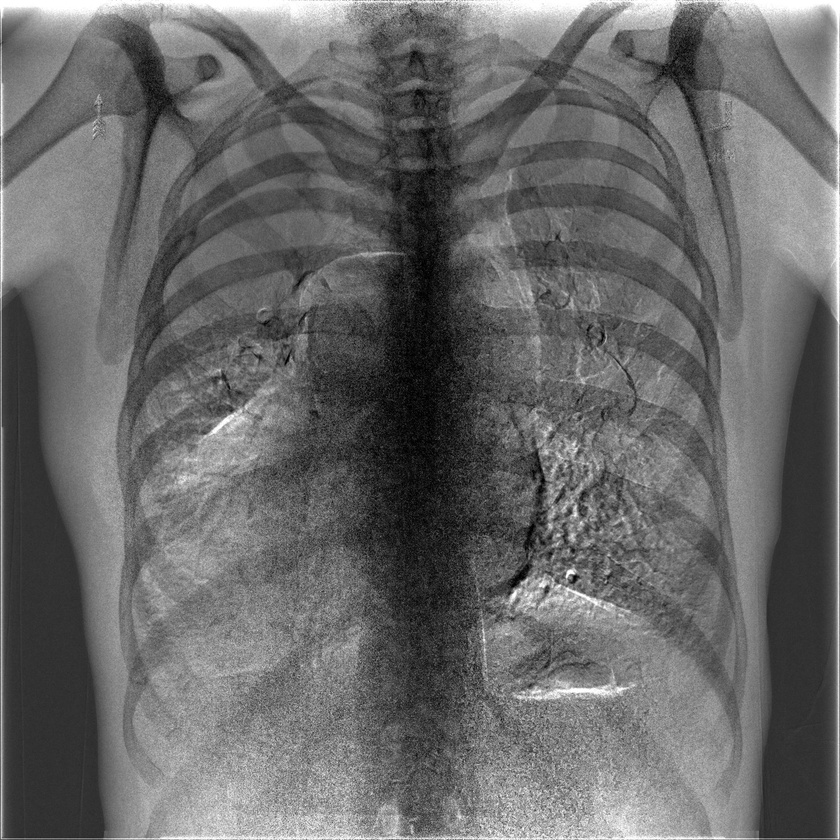
#> input picture data/8.jpg, 840 x 840 px, shrunk from 2022 x 2022 before the run, given in place of 8.png, which was not available
$ python cancelation.py
#> lines starting #> are read from the running program, lines starting #| are printed output that depends on the picture; pictures that were not available may be replaced by others from this repository, and a replacement may not be noted
#> further down, img is the input picture: shape (840, 840); min 0, max 255, mean 104.9
import cv2
import numpy as np
from scipy.interpolate import griddata
import matplotlib.pyplot as plt
from scipy import interpolate


# Function: suppress the intensity of bones given a single bone images

def global_adjustment(img_supp, img_orig):
    diff = img_orig - img_supp

    r = diff.shape[0]; c = diff.shape[1]
    ## four sides
    y = np.array(range(0, r) + [0]*c + range(0, r) + [r-1]*c)
    x = np.array([0]*r + range(0, c) + [c-1]*r + range(0, c))
    points = np.zeros([y.shape[0], 2])  # construct point = [x_vec, y_vec]
    points[:, 0] = x
    points[:, 1] = y

    z = np.array(np.ndarray.tolist(diff[:, 0]) + np.ndarray.tolist(diff[0, :]) + np.ndarray.tolist(diff[:, c-1]) + np.ndarray.tolist(diff[r-1, :]))
    values = np.zeros([z.shape[0], 1])   # construct values = [z_vec]
    values[:, 0] = z

    # [10 lines of commented-out code are left out]


    y_new = np.arange(0, r, 1)
    x_new = np.arange(0, c, 1)
    xx_new, yy_new = np.meshgrid(x_new, y_new)
    zz_new = griddata(points, values, (xx_new, yy_new), method='cubic')

    img_supp_adj = img_supp + zz_new[:, :, 0]
    return img_supp_adj


def cancelation(img):
    img = img.astype(int)

    # compute high frequency HF
    kernel = np.ones((1, 60), np.float32) / 60.0
    LF = cv2.filter2D(img, -1, kernel)
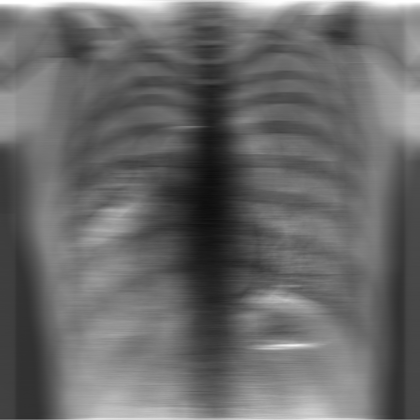
#> LF: shape (840, 840) int32 (shown at 1/2 size); min 12, max 255, mean 104.8
    HF = img - LF
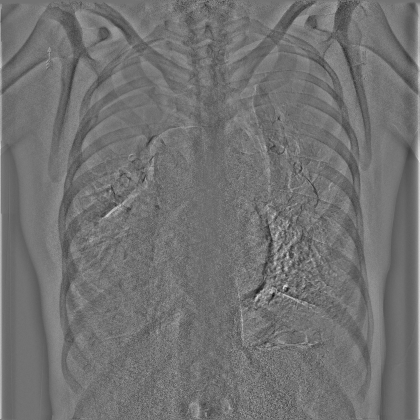
#> HF: shape (840, 840) int64 (shown at 1/2 size); min -142, max 175, mean 0.1; drawn with min black and max white

    # compute regional low frequency
    kernel = np.ones((60, 60), np.float32) / (80*80)
    region_imap = cv2.filter2D(img, -1, kernel)
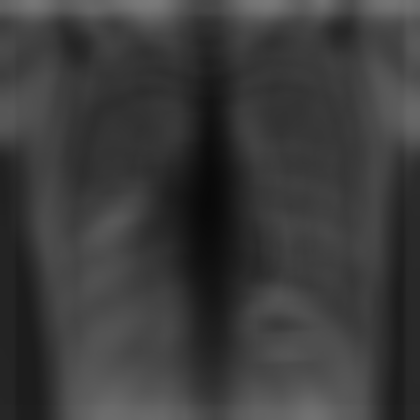
#> region_imap: shape (840, 840) int32 (shown at 1/2 size); min 9, max 122, mean 59

    res = HF + region_imap
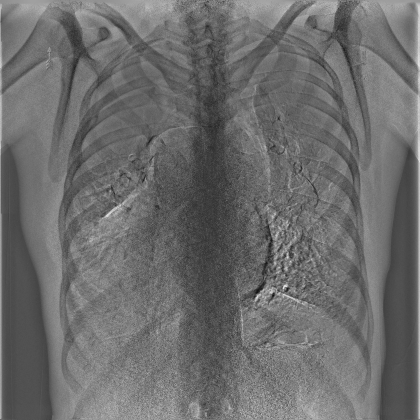
#> res: shape (840, 840) int64 (shown at 1/2 size); min -64, max 225, mean 59; drawn with min black and max white

    # [13 lines of commented-out code are left out]
    res_adj = global_adjustment(res, img)
#> in global_adjustment, `diff = img_orig - img_supp`:
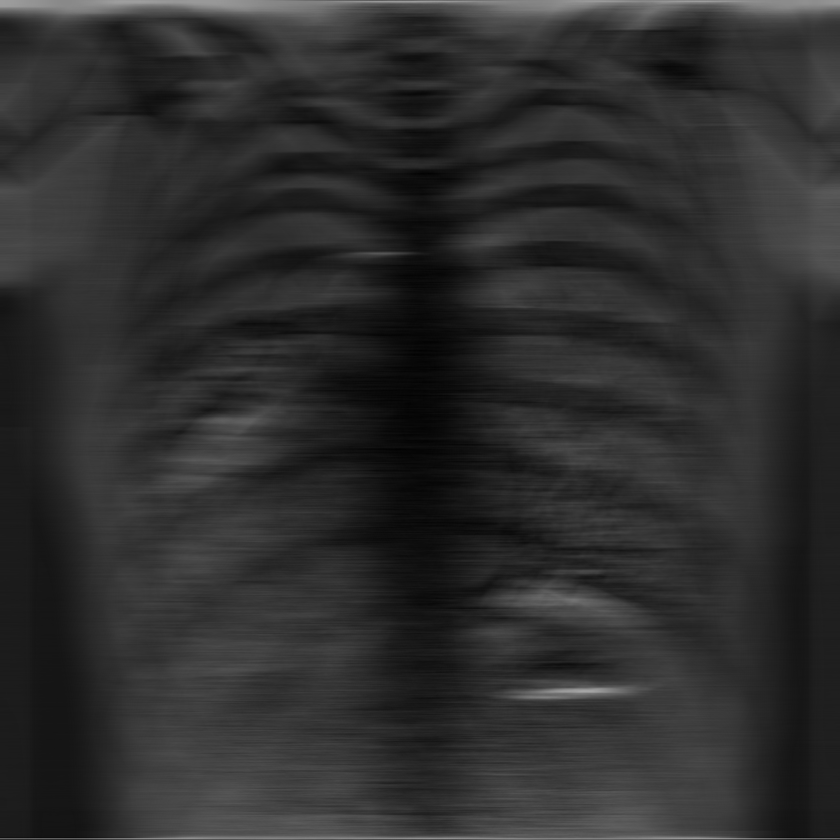
#> diff: shape (840, 840) int64; min 2, max 166, mean 45.9

    return res_adj.astype(np.float32)


if __name__ == "__main__":
    img = cv2.imread('result/8.png', 0)

#> (the run stopped early here; a loop or call above may not have finished)

$ run again, with data/0.jpg copied over data/8.jpg
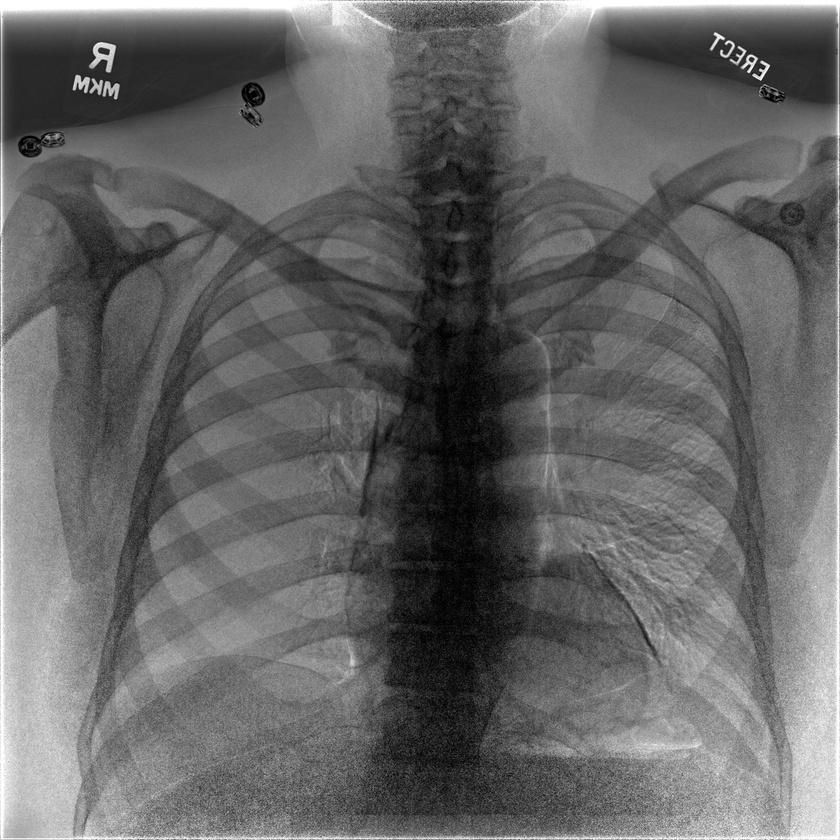
#> input picture data/0.jpg, 840 x 840 px, shrunk from 2022 x 2022 before the run, given in place of 8.png, which was not available
#> img is the input picture: shape (840, 840); min 0, max 255, mean 101.8
#> in cancelation, `HF = img - LF`:
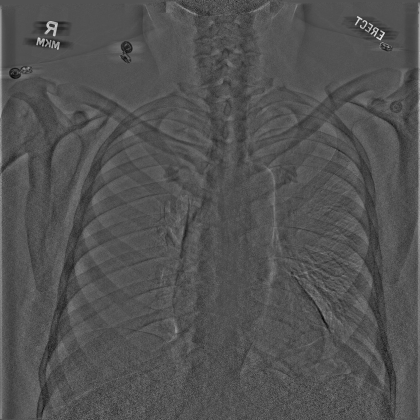
#> HF: shape (840, 840) int64 (shown at 1/2 size); min -94, max 196, mean 0; drawn with min black and max white
#> in global_adjustment, `diff = img_orig - img_supp`:
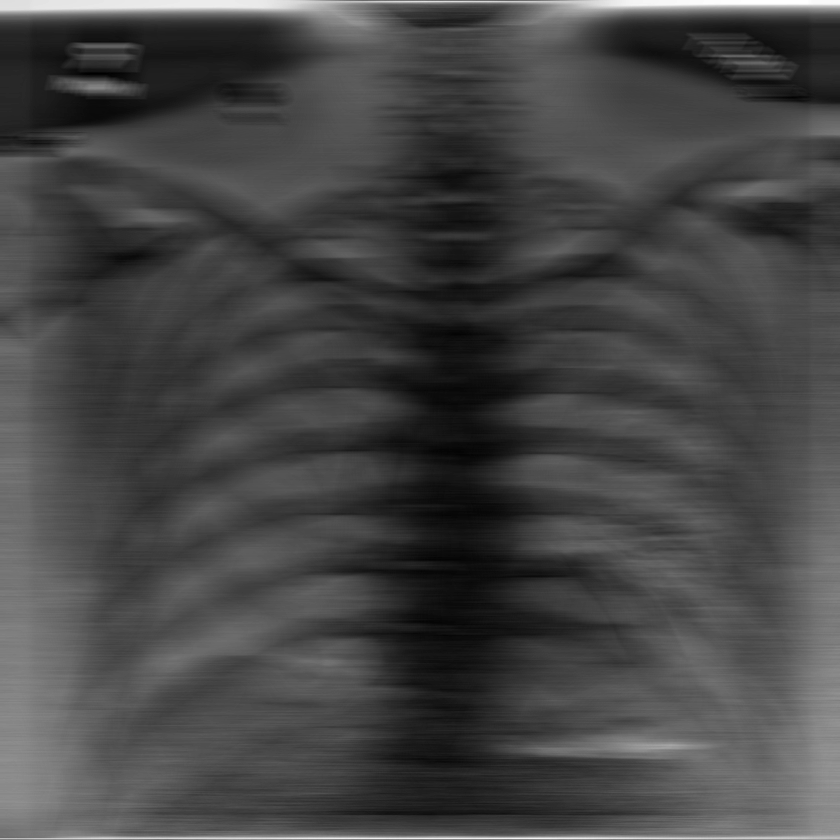
#> diff: shape (840, 840) int64; min -4, max 174, mean 44.5; drawn with min black and max white

$ run again, with data/1.jpg copied over data/8.jpg
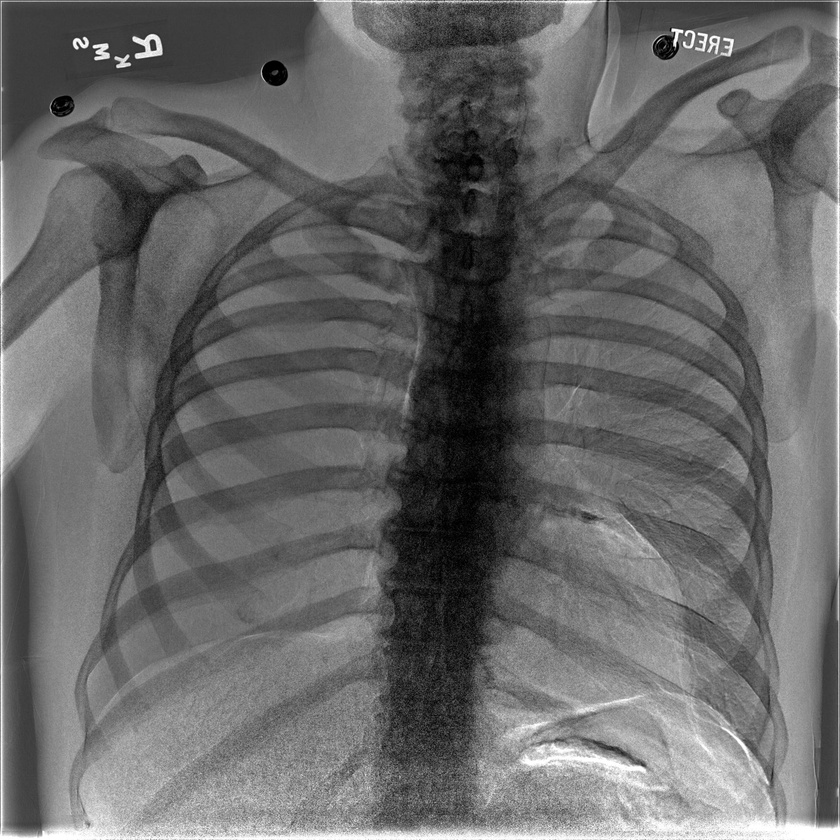
#> input picture data/1.jpg, 840 x 840 px, shrunk from 2022 x 2022 before the run, given in place of 8.png, which was not available
#> img is the input picture: shape (840, 840); min 0, max 255, mean 104.3
#> in cancelation, `res = HF + region_imap`:
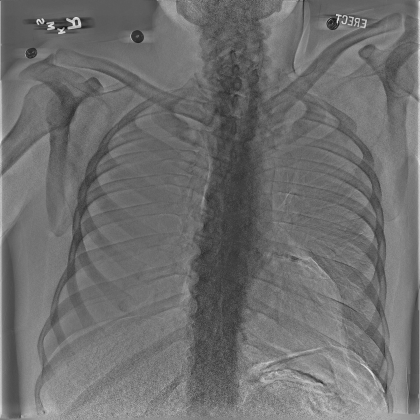
#> res: shape (840, 840) int64 (shown at 1/2 size); min -73, max 229, mean 58.6; drawn with min black and max white
#> in global_adjustment, `diff = img_orig - img_supp`:
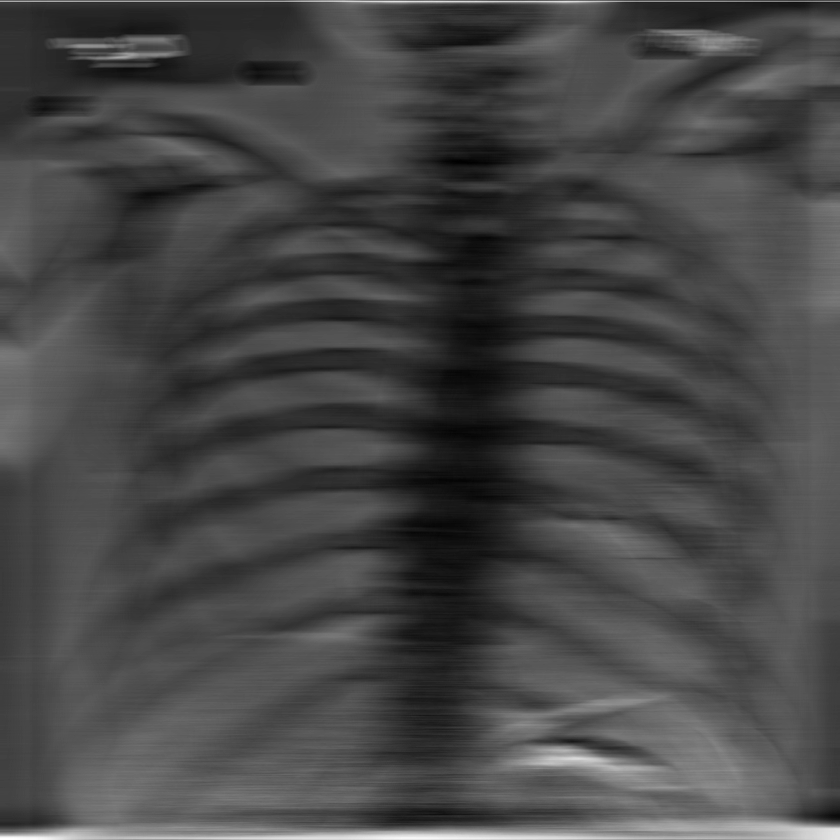
#> diff: shape (840, 840) int64; min -6, max 179, mean 45.7; drawn with min black and max white
